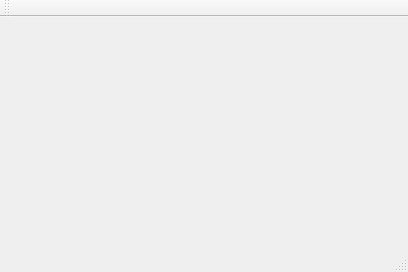
<?xml version="1.0" encoding="UTF-8"?>
<ui version="4.0">
 <class>MainWindow</class>
 <widget class="QMainWindow" name="MainWindow">
  <property name="geometry">
   <rect>
    <x>0</x>
    <y>0</y>
    <width>408</width>
    <height>272</height>
   </rect>
  </property>
  <property name="windowTitle">
   <string>MainWindow</string>
  </property>
  <widget class="QWidget" name="centralWidget"/>
  <widget class="QMenuBar" name="menuBar">
   <property name="geometry">
    <rect>
     <x>0</x>
     <y>0</y>
     <width>408</width>
     <height>22</height>
    </rect>
   </property>
  </widget>
  <widget class="QToolBar" name="mainToolBar">
   <attribute name="toolBarArea">
    <enum>TopToolBarArea</enum>
   </attribute>
   <attribute name="toolBarBreak">
    <bool>false</bool>
   </attribute>
  </widget>
  <widget class="QStatusBar" name="statusBar"/>
 </widget>
 <layoutdefault spacing="6" margin="11"/>
 <resources/>
 <connections/>
</ui>
